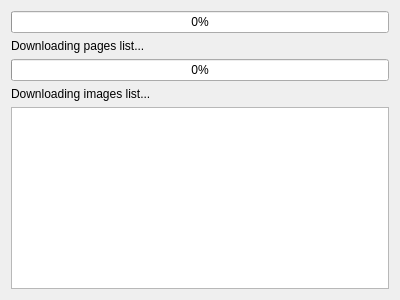
<?xml version="1.0" encoding="UTF-8"?>
<ui version="4.0">
 <class>Downloader</class>
 <widget class="QWidget" name="Downloader">
  <property name="geometry">
   <rect>
    <x>0</x>
    <y>0</y>
    <width>400</width>
    <height>300</height>
   </rect>
  </property>
  <property name="windowTitle">
   <string>Downloading...</string>
  </property>
  <layout class="QVBoxLayout" name="verticalLayout">
   <item>
    <widget class="QProgressBar" name="pageProgressBar">
     <property name="value">
      <number>0</number>
     </property>
    </widget>
   </item>
   <item>
    <widget class="QLabel" name="pageLabel">
     <property name="text">
      <string>Downloading pages list...</string>
     </property>
    </widget>
   </item>
   <item>
    <widget class="QProgressBar" name="picProgressBar">
     <property name="value">
      <number>0</number>
     </property>
    </widget>
   </item>
   <item>
    <widget class="QLabel" name="picLabel">
     <property name="text">
      <string>Downloading images list...</string>
     </property>
    </widget>
   </item>
   <item>
    <widget class="QTextBrowser" name="log"/>
   </item>
  </layout>
 </widget>
 <resources/>
 <connections/>
</ui>
